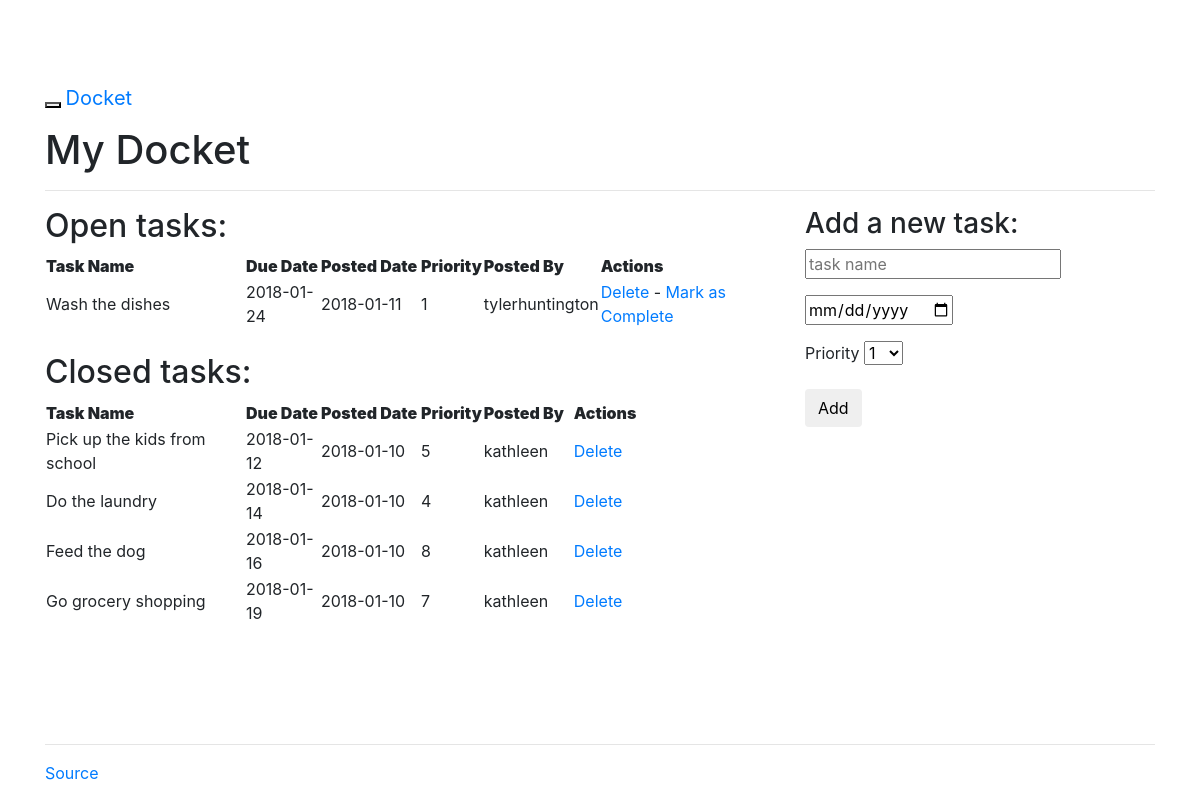
Screenshot of /tasks/ (signed in) with the database file from the repository.
### models.py (models this page shows, shortened)
class Task(db.Model):
    __tablename__ = "tasks"
    task_id = db.Column(db.Integer, primary_key=True)
    name = db.Column(db.String, nullable=False)
    due_date = db.Column(db.Date, nullable=False)
    priority = db.Column(db.Integer, nullable=False)
    status = db.Column(db.Integer)
    user_id = db.Column(db.Integer, db.ForeignKey('users.id'))
    posted_date = db.Column(db.Date, default=datetime.datetime.utcnow())

class User(db.Model):
    __tablename__ = "users"
    id = db.Column(db.Integer, primary_key=True)
    name = db.Column(db.String, unique=True, nullable=False)
    email = db.Column(db.String, unique=True, nullable=False)
    password = db.Column(db.String, nullable=False)
    tasks = db.relationship('Task', backref='poster')
    role = db.Column(db.String, default='user')

### views.py (the view)
@app.route("/tasks/", methods = ['GET', 'POST'])
@login_required
def tasks():
    return render_template(
            'tasks.html',
            form=AddTaskForm(request.form),
            open_tasks=open_tasks(),
            closed_tasks=closed_tasks(),
            )

### forms.py
class AddTaskForm(Form):
    task_id = IntegerField()
    name = StringField('Task Name', validators=[DataRequired()])
    due_date = DateField('Due Date (mm/dd/yyyy)', \
            validators=[DataRequired()], format='%m/%d/%Y')
    priority = SelectField(
            'Priority',
            validators=[DataRequired()],
            choices=[('1', '1'), ('2', '2'), ('3', '3'),
                ('4', '4'), ('5', '5'), ('6', '6'), ('7', '7'),
                ('8', '8'), ('9', '9'), ('10', '10')
            ]
    )
    status = IntegerField('Status')

### views.py (called while the page is built)
def login_required(test):
    @wraps(test)
    def wrap(*args, **kwargs):
        if ('logged_in' in session):
            return(test(*args, **kwargs))
        else:
            flash("You need to log in first")
            return(redirect(url_for('login')))
    return wrap

def open_tasks():
    return db.session.query(Task).filter_by(
            status='1').order_by(Task.due_date.asc())

def closed_tasks():
    return db.session.query(Task).filter_by(
            status='0').order_by(Task.due_date.asc())

### templates/tasks.html (shortened to what this page needs)
{% extends "_base.html" %}
{% block content %}
<h1>My Docket</h1>
<hr>
<div class="row">
  <div class="col-md-8">
    <div class="entries">
      <h2>Open tasks:</h2>
      <div class="datagrid">
        <table>
          <thead>
            <tr>
              <th width="200px"><strong>Task Name</strong></th>
              <th width="75px"><strong>Due Date</strong></th>
              <th width="100px"><strong>Posted Date</strong></th>
              <th width="50px"><strong>Priority</strong></th>
              <th width="90px"><strong>Posted By</strong></th>
              <th><strong>Actions</strong></th>
            </tr>
          </thead>
          {% for task in open_tasks %}
            <tr>
              <td width="200px">{{ task.name }}</td>
              <td width="75px">{{ task.due_date }}</td>
              <td width="100px">{{ task.posted_date }}</td>
              <td width="50px">{{ task.priority }}</td>
              <td width="90px">{{ task.poster.name }}</td>
              <td>
                <a href="{{ url_for('delete_entry', task_id = task.task_id) }}">Delete</a>  -
                <a href="{{ url_for('complete', task_id = task.task_id) }}">Mark as Complete</a>
              </td>
            </tr>
          {% endfor %}
        </table>
      </div>
    </div>
    <br>
    <div class="entries">
      <h2>Closed tasks:</h2>
      <div class="datagrid">
        <table>
          <thead>
            <tr>
              <th width="200px"><strong>Task Name</strong></th>
              <th width="75px"><strong>Due Date</strong></th>
              <th width="100px"><strong>Posted Date</strong></th>
              <th width="50px"><strong>Priority</strong></th>
              <th width="90px"><strong>Posted By</strong></th>
              <th><strong>Actions</strong></th>
            </tr>
          </thead>
          {% for task in closed_tasks %}
            <tr>
              <td width="200px">{{ task.name }}</td>
              <td width="75px">{{ task.due_date }}</td>
              <td width="100px">{{ task.posted_date }}</td>
              <td width="50px">{{ task.priority }}</td>
              <td width="90px">{{ task.poster.name }}</td>
              <td>
                 <a href="{{ url_for('delete_entry', task_id = task.task_id) }}">Delete</a>
              </td>
            </tr>
          {% endfor %}
        </table>
      </div>
    </div>
  </div>
  <div class="col-md-4">
    <div class="add-task">
      <h3>Add a new task:</h3>
        <form action="{{ url_for('new_task') }}" method="post">
          <div class="form-group">
            {{ form.name(placeholder="task name") }}
          </div>
          <div class="form-group">
            {{ form.due_date(placeholder="due date (mm/dd/yyyy)") }}
          </div>
          <div class="form-group">
            {{ form.priority.label }}
            {{ form.priority }}
          </div>
          <div class="form-group"><input class="btn btn-default" type="submit" value="Add"></div>
        </form>
    </div>
  </div>
</div>
{% endblock %}

### templates/_base.html (shortened to what this page needs)
<!DOCTYPE html>
<html lang="en">
  <head>
    <link href="//maxcdn.bootstrapcdn.com/bootswatch/3.3.4/yeti/bootstrap.min.css" rel="stylesheet">
    <link href="{{ url_for('static', filename='css/main.css') }}" rel="stylesheet">
  </head>
  <body>
    <div class="navbar navbar-inverse navbar-fixed-top" role="navigation">
      <div class="container">
        <div class="navbar-header">
          <button type="button" class="navbar-toggle" data-toggle="collapse" data-target=".navbar-collapse">
          </button>
          <a class="navbar-brand" href="/">Docket</a>
        </div>
      </div>
    </div>
    <div class="container">
      <div class="content">
        {% block content %}
        {% endblock %}
      <br>
      <br>
      <br>
      </div>
      <div class="footer">
        <hr>
        <a href="https://www.github.com/tylerhuntington222/Docket-app/">Source</a></p>
      </div>
    </div>
  </body>
</html>

### static/css/main.css (style rules this page uses)
body { padding: 70px 0; background: #ffffff; }
.footer { padding-top: 30px; }

### rows the page displays
Task: name "Wash the dishes", due_date "2018-01-24", posted_date "2018-01-11", priority "1", poster.name "tylerhuntington"
Task: name "Pick up the kids from school", due_date "2018-01-12", posted_date "2018-01-10", priority "5", poster.name "kathleen"
Task: name "Do the laundry", due_date "2018-01-14", posted_date "2018-01-10", priority "4", poster.name "kathleen"
Task: name "Feed the dog", due_date "2018-01-16", posted_date "2018-01-10", priority "8", poster.name "kathleen"
Task: name "Go grocery shopping", due_date "2018-01-19", posted_date "2018-01-10", priority "7", poster.name "kathleen"
